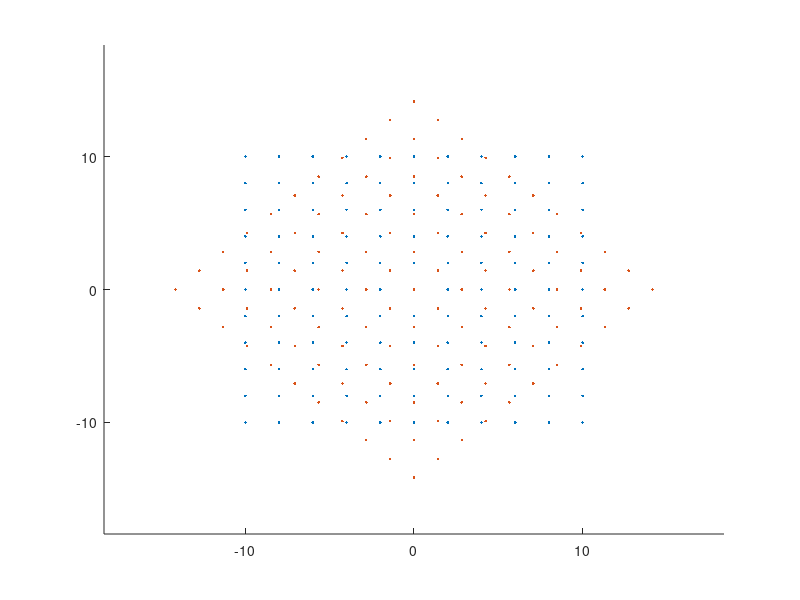

This figure's MATLAB source:
clear all; close all; clc;

t = pi/4;
A = [cos(t), -sin(t) ; sin(t), cos(t)];
% A = [1, -1 ; 1, 1];
% A = [1, 1 ; 1, 1];
% A = [1, -2 ; 3, 1];
% A = [2, 1 ; 1.5, 2];
% A = [2, 1 ; 1.5, .85];
% A = [2, 1 ; 1, 2];
% A = [1.1, 2 ; 3, 1];

min_point = -10;
max_point = 10;
num_points = 11;
scale_factor = 1.3;

% Red: original
% Blue: transformed

x = linspace(min_point, max_point, num_points);

pos = 1;
for i=1:num_points
    for j=1:num_points
        X(pos,:)=[x(i),x(j)];
        pos = pos + 1;
    end
end

Y_ = A*X';
Y = Y_';
scatter(X(:,1),X(:,2),'.r');
hold;
scatter(Y(:,1),Y(:,2),'.b');

x_min = min(min(Y(:,1)),min(X(:,1)));
x_max = max(max(Y(:,1)),min(X(:,1)));
y_min = min(min(Y(:,2)),min(X(:,2)));
y_max = max(max(Y(:,2)),min(X(:,2)));

axis_min = min(x_min, y_min)*scale_factor;
axis_max = max(x_max, y_max)*scale_factor;

axis([axis_min axis_max axis_min axis_max]);

% axis_top = max(abs(axis_min), abs(axis_max))*scale_factor;
% axis([-axis_top axis_top -axis_top axis_top]);

A
[x,l]=eig(A)
[x_i,l_i]=eig(inv(A))
 
